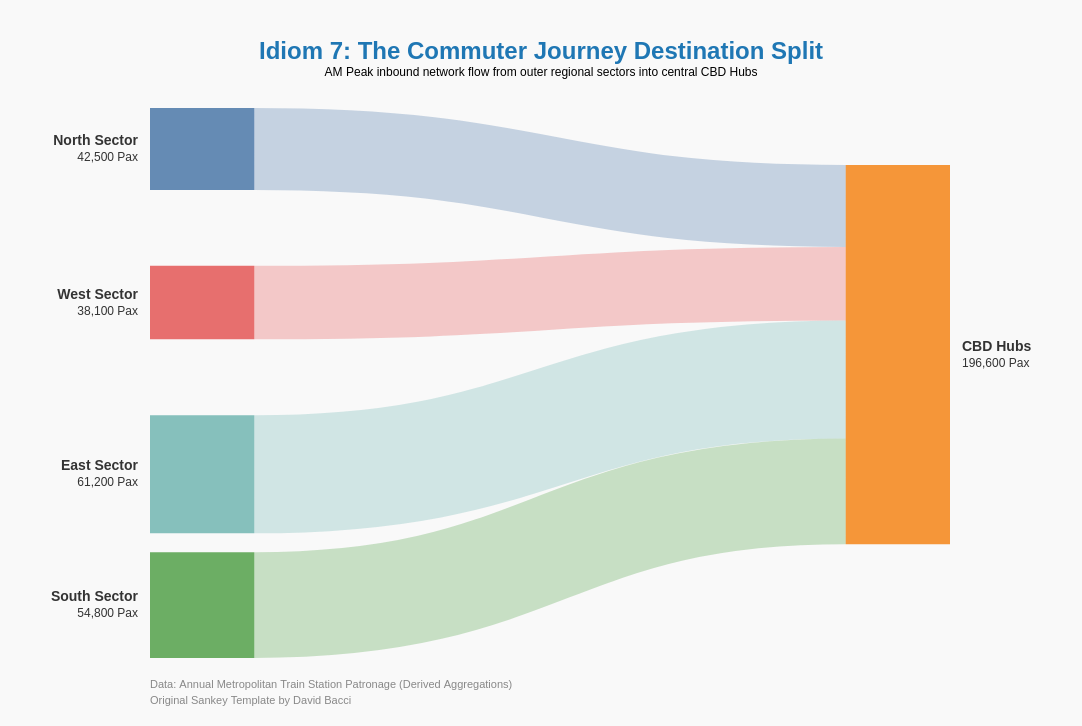

Here is the Vega-Lite specification saved for this chart:
### Vega specification from a JSON file in a GitHub repository (floating-point values rounded to 4 significant figures)
{"$schema": "https://vega.github.io/schema/vega/v5.json", "description": "Sankey Chart by David Bacci: https://www.linkedin.com/in/davbacci/ adapted for PTV flow", "width": 800, "height": 550, "padding": {"bottom": 20, "left": 50, "right": 50, "top": 40}, "title": {"text": "Idiom 7: The Commuter Journey Destination Split", "subtitle": "AM Peak inbound network flow from outer regional sectors into central CBD Hubs", "color": "#1f77b4", "fontSize": 24, "dy": -10, "fontWeight": "bold", "offset": 20}, "background": "#f9f9f9", "signals": [{"name": "standardGap", "value": 5, "description": "Gap as a percentage of full domain"}, {"name": "base", "value": "center", "description": "How to stack (center or zero)"}], "data": [{"name": "input", "values": [{"category": "North Sector", "stack": 1, "sort": 1, "labels": "left", "gap": 15}, {"category": "West Sector", "stack": 1, "sort": 2, "labels": "left", "gap": 15}, {"category": "East Sector", "stack": 1, "sort": 3, "labels": "left", "gap": 15}, {"category": "South Sector", "stack": 1, "sort": 4, "labels": "left", "gap": 0}, {"category": "CBD Hubs", "stack": 2, "sort": 1, "labels": "right", "gap": 0}, {"source": "North Sector", "destination": "CBD Hubs", "value": 42500}, {"source": "West Sector", "destination": "CBD Hubs", "value": 38100}, {"source": "East Sector", "destination": "CBD Hubs", "value": 61200}, {"source": "South Sector", "destination": "CBD Hubs", "value": 54800}]}, {"name": "stacks", "source": "input", "transform": [{"type": "filter", "expr": "datum.source != null"}, {"type": "formula", "as": "end", "expr": "['source','destination']"}, {"type": "formula", "as": "name", "expr": "[datum.source, datum.destination]"}, {"type": "project", "fields": ["end", "name", "value"]}, {"type": "flatten", "fields": ["end", "name"]}, {"type": "lookup", "from": "input", "key": "category", "values": ["stack", "sort", "gap", "labels"], "fields": ["name"], "as": ["stack", "sort", "gap", "labels"]}, {"type": "aggregate", "fields": ["value", "stack", "sort", "gap", "labels"], "groupby": ["end", "name"], "ops": ["sum", "max", "max", "max", "max"], "as": ["value", "stack", "sort", "gap", "labels"]}, {"type": "aggregate", "fields": ["value", "stack", "sort", "gap", "labels"], "groupby": ["name"], "ops": ["max", "max", "max", "max", "max"], "as": ["value", "stack", "sort", "gap", "labels"]}, {"type": "formula", "as": "gap", "expr": "datum.gap ? datum.gap : 0"}]}, {"name": "maxValue", "source": ["stacks"], "transform": [{"type": "aggregate", "fields": ["value"], "groupby": ["stack"], "ops": ["sum"], "as": ["value"]}, {"type": "aggregate", "fields": ["value"], "ops": ["max"], "as": ["value"]}]}, {"name": "plottedStacks", "source": ["stacks"], "transform": [{"type": "formula", "as": "spacer", "expr": "(data('maxValue')[0].value/100)*(standardGap+datum.gap)"}, {"type": "formula", "as": "type", "expr": "['data','spacer']"}, {"type": "formula", "as": "spacedValue", "expr": "[datum.value, datum.spacer]"}, {"type": "flatten", "fields": ["type", "spacedValue"]}, {"type": "stack", "groupby": ["stack"], "sort": {"field": "sort", "order": "descending"}, "field": "spacedValue", "offset": {"signal": "base"}}, {"type": "formula", "expr": "((datum.value)/2)+datum.y0", "as": "yc"}]}, {"name": "finalTable", "source": ["plottedStacks"], "transform": [{"type": "filter", "expr": "datum.type == 'data'"}]}, {"name": "linkTable", "source": ["input"], "transform": [{"type": "filter", "expr": "datum.source != null"}, {"type": "lookup", "from": "finalTable", "key": "name", "values": ["y0", "y1", "stack", "sort"], "fields": ["source"], "as": ["sourceStacky0", "sourceStacky1", "sourceStack", "sourceSort"]}, {"type": "lookup", "from": "finalTable", "key": "name", "values": ["y0", "y1", "stack", "sort"], "fields": ["destination"], "as": ["destinationStacky0", "destinationStacky1", "destinationStack", "destinationSort"]}, {"type": "stack", "groupby": ["source"], "sort": {"field": "destinationSort", "order": "descending"}, "field": "value", "offset": "zero", "as": ["syi0", "syi1"]}, {"type": "formula", "expr": "datum.syi0+datum.sourceStacky0", "as": "sy0"}, {"type": "formula", "expr": "datum.sy0+datum.value", "as": "sy1"}, {"type": "stack", "groupby": ["destination"], "sort": {"field": "sourceSort", "order": "descending"}, "field": "value", "offset": "zero", "as": ["dyi0", "dyi1"]}, {"type": "formula", "expr": "datum.dyi0+datum.destinationStacky0", "as": "dy0"}, {"type": "formula", "expr": "datum.dy0+datum.value", "as": "dy1"}, {"type": "formula", "expr": "((datum.value)/2)+datum.sy0", "as": "syc"}, {"type": "formula", "expr": "((datum.value)/2)+datum.dy0", "as": "dyc"}, {"type": "linkpath", "orient": "horizontal", "shape": "diagonal", "sourceY": {"expr": "scale('y', datum.syc)"}, "sourceX": {"expr": "scale('x', toNumber(datum.sourceStack)) + bandwidth('x')"}, "targetY": {"expr": "scale('y', datum.dyc)"}, "targetX": {"expr": "scale('x', datum.destinationStack)"}}, {"type": "formula", "expr": "range('y')[0]-scale('y', datum.value)", "as": "strokeWidth"}]}], "scales": [{"name": "x", "type": "band", "range": "width", "domain": {"data": "finalTable", "field": "stack"}, "paddingInner": 0.85}, {"name": "y", "type": "linear", "range": "height", "domain": {"data": "finalTable", "field": "y1"}, "reverse": false}, {"name": "color", "type": "ordinal", "range": {"scheme": "tableau10"}, "domain": {"data": "stacks", "field": "name"}}], "marks": [{"type": "rect", "from": {"data": "finalTable"}, "encode": {"update": {"x": {"scale": "x", "field": "stack"}, "width": {"scale": "x", "band": 1}, "y": {"scale": "y", "field": "y0"}, "y2": {"scale": "y", "field": "y1"}, "fill": {"scale": "color", "field": "name"}, "fillOpacity": {"value": 0.85}, "strokeWidth": {"value": 0}, "stroke": {"scale": "color", "field": "name"}}, "hover": {"tooltip": {"signal": "{'Region': datum.name, 'AM Peak Commuters': format(datum.value, ',')}"}, "fillOpacity": {"value": 1}}}}, {"type": "path", "name": "links", "from": {"data": "linkTable"}, "clip": true, "encode": {"update": {"strokeWidth": {"field": "strokeWidth"}, "path": {"field": "path"}, "strokeOpacity": {"signal": "0.3"}, "stroke": {"field": "source", "scale": "color"}}, "hover": {"strokeOpacity": {"value": 0.7}, "tooltip": {"signal": "{'Origin': datum.source, 'Destination': datum.destination, 'Volume': format(datum.value, ',')}"}}}}, {"type": "group", "name": "labelText", "zindex": 1, "from": {"facet": {"data": "finalTable", "name": "labelFacet", "groupby": ["name", "stack", "yc", "value", "labels"]}}, "clip": false, "encode": {"update": {"strokeWidth": {"value": 1}, "stroke": {"value": "red"}, "x": {"signal": "datum.labels=='left' ? scale('x', datum.stack) - 12 : scale('x', datum.stack) + bandwidth('x') + 12"}, "yc": {"scale": "y", "signal": "datum.yc"}, "width": {"signal": "0"}, "height": {"signal": "0"}, "fillOpacity": {"signal": "0.1"}}}, "marks": [{"type": "text", "name": "heading", "from": {"data": "labelFacet"}, "encode": {"update": {"x": {"value": 0}, "y": {"value": -4}, "text": {"field": "name"}, "align": {"signal": "datum.labels=='left' ? 'right' : 'left'"}, "fontWeight": {"value": "bold"}, "fontSize": {"value": 14}}}}, {"type": "text", "name": "amount", "from": {"data": "labelFacet"}, "encode": {"update": {"x": {"value": 0}, "y": {"value": 12}, "text": {"signal": "format(datum.value, ',') + ' Pax'"}, "align": {"signal": "datum.labels=='left' ? 'right' : 'left'"}, "fontSize": {"value": 12}}}}]}, {"type": "text", "data": [{}], "encode": {"update": {"text": {"value": ["Data: Annual Metropolitan Train Station Patronage (Derived Aggregations)", "Original Sankey Template by David Bacci"]}, "align": {"value": "left"}, "lineHeight": {"value": 16}, "fill": {"value": "#888888"}, "x": {"signal": "0"}, "y": {"signal": "height + 30"}, "fontSize": {"value": 11}}}}], "config": {"view": {"stroke": "transparent"}, "text": {"fontSize": 13, "fill": "#333333", "font": "sans-serif"}}}
